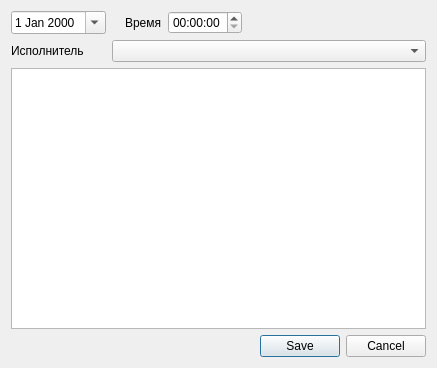
<?xml version="1.0" encoding="UTF-8"?>
<ui version="4.0">
 <class>TemperatureListGroupEditor</class>
 <widget class="QDialog" name="TemperatureListGroupEditor">
  <property name="geometry">
   <rect>
    <x>0</x>
    <y>0</y>
    <width>437</width>
    <height>368</height>
   </rect>
  </property>
  <property name="windowTitle">
   <string>Ввод данных в температурные листы выбранных пациентов</string>
  </property>
  <layout class="QGridLayout" name="gridLayout">
   <item row="1" column="3">
    <widget class="QTimeEdit" name="edtTime"/>
   </item>
   <item row="1" column="0">
    <widget class="CDateEdit" name="edtDate">
     <property name="calendarPopup">
      <bool>true</bool>
     </property>
    </widget>
   </item>
   <item row="1" column="1">
    <widget class="QLabel" name="lblLastTime">
     <property name="text">
      <string/>
     </property>
    </widget>
   </item>
   <item row="2" column="0">
    <widget class="QLabel" name="lblExecPerson">
     <property name="text">
      <string>Исполнитель</string>
     </property>
    </widget>
   </item>
   <item row="1" column="2">
    <widget class="QLabel" name="lblTime">
     <property name="text">
      <string>Время</string>
     </property>
    </widget>
   </item>
   <item row="1" column="4">
    <spacer name="horizontalSpacer">
     <property name="orientation">
      <enum>Qt::Horizontal</enum>
     </property>
     <property name="sizeHint" stdset="0">
      <size>
       <width>40</width>
       <height>20</height>
      </size>
     </property>
    </spacer>
   </item>
   <item row="2" column="1" colspan="4">
    <widget class="CPersonComboBoxEx" name="cmbExecPerson"/>
   </item>
   <item row="3" column="0" colspan="5">
    <widget class="CInDocTableView" name="tblThermalSheet"/>
   </item>
   <item row="4" column="0" colspan="5">
    <widget class="QDialogButtonBox" name="buttonBox">
     <property name="orientation">
      <enum>Qt::Horizontal</enum>
     </property>
     <property name="standardButtons">
      <set>QDialogButtonBox::Cancel|QDialogButtonBox::Save</set>
     </property>
    </widget>
   </item>
  </layout>
 </widget>
 <customwidgets>
  <customwidget>
   <class>CDateEdit</class>
   <extends>QDateEdit</extends>
   <header>library/DateEdit</header>
  </customwidget>
  <customwidget>
   <class>CPersonComboBoxEx</class>
   <extends>QComboBox</extends>
   <header>Orgs/PersonComboBoxEx.h</header>
  </customwidget>
  <customwidget>
   <class>CInDocTableView</class>
   <extends>QTableView</extends>
   <header>library/InDocTable.h</header>
  </customwidget>
 </customwidgets>
 <tabstops>
  <tabstop>edtDate</tabstop>
  <tabstop>edtTime</tabstop>
  <tabstop>cmbExecPerson</tabstop>
  <tabstop>tblThermalSheet</tabstop>
  <tabstop>buttonBox</tabstop>
 </tabstops>
 <resources/>
 <connections>
  <connection>
   <sender>buttonBox</sender>
   <signal>accepted()</signal>
   <receiver>TemperatureListGroupEditor</receiver>
   <slot>accept()</slot>
   <hints>
    <hint type="sourcelabel">
     <x>248</x>
     <y>254</y>
    </hint>
    <hint type="destinationlabel">
     <x>157</x>
     <y>274</y>
    </hint>
   </hints>
  </connection>
  <connection>
   <sender>buttonBox</sender>
   <signal>rejected()</signal>
   <receiver>TemperatureListGroupEditor</receiver>
   <slot>reject()</slot>
   <hints>
    <hint type="sourcelabel">
     <x>316</x>
     <y>260</y>
    </hint>
    <hint type="destinationlabel">
     <x>286</x>
     <y>274</y>
    </hint>
   </hints>
  </connection>
 </connections>
</ui>
